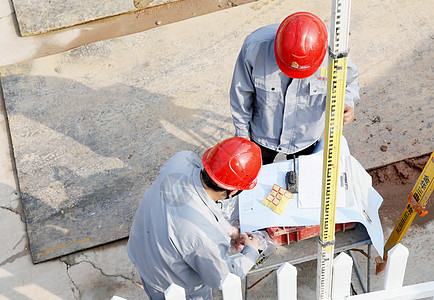
#> input picture 30.jpeg, 434 x 300 px
$ python imageTransformation.py
#> lines starting #> are read from the running program, lines starting #| are printed output that depends on the picture
import cv2 as cv
import numpy as np

img = cv.imread("30.jpeg")
#> img is the input picture: shape (300, 434, 3); mean B, G, R 164.6, 170.8, 182.5

cv.imshow('cat',img)

# 1. Translation

def translate(img, x, y):
#> called with x = 100, y = 100
    transMat = np.float32([[1,0,x],[0,1,y]])
    dimensions = (img.shape[1], img.shape[0])
#> dimensions = (434, 300)
    return cv.warpAffine(img, transMat, dimensions)
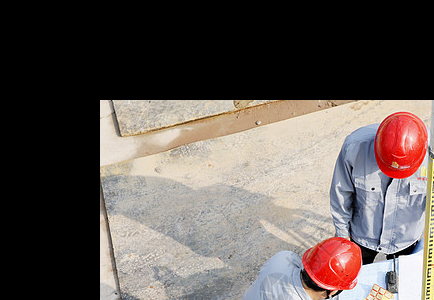
#> returned value: shape (300, 434, 3); mean of channels 0, 1, 2 84.3, 88.2, 97.3; drawn as B, G, R

# -x --> Left
# -y --> Up
# x --> Right
# y --> Down

translated = translate(img,100,100)
cv.imshow("translated",translated)

# 2. Rotation
def rotate(img, angle, rotPoint = None):
#> called with angle = 30
    (height, width) = img.shape[:2]
#> height = 300; width = 434

    if rotPoint is None:
        rotPoint = (width//2, height//2)
#> rotPoint = (217, 150)

    rotMat = cv.getRotationMatrix2D(rotPoint, angle, 1.0)
    dimensions=(width, height)
#> dimensions = (434, 300)

    return cv.warpAffine(img,rotMat,dimensions)
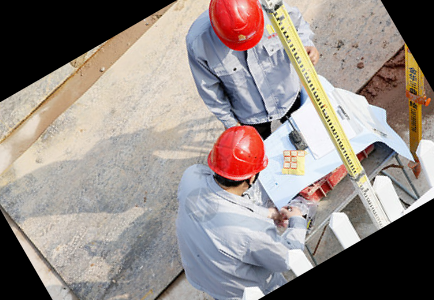
#> returned value: shape (300, 434, 3); mean of channels 0, 1, 2 133.9, 138.7, 148.7; drawn as B, G, R

rotated = rotate(img,30)
cv.imshow("rotated",rotated)

rotated_rotated = rotate(rotated, -45)
#> call 2 of rotate, with angle = -45
#> in rotate (call 2), `return cv.warpAffine(img,rotMat,dimensions)`:
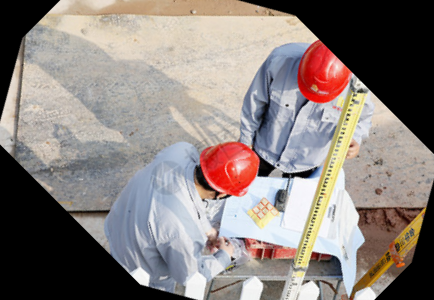
#> returned value: shape (300, 434, 3); mean of channels 0, 1, 2 125.1, 129.2, 138.7; drawn as B, G, R
cv.imshow("rotatedrotated", rotated_rotated)    # by this you will see the black area rotated
                                                # together as part of previous image


# 3. Resizing
resized = cv.resize(img, (500,500), interpolation=cv.INTER_CUBIC)
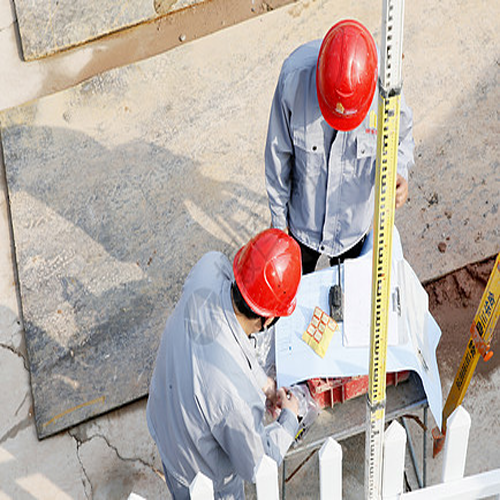
#> resized: shape (500, 500, 3); mean B, G, R 164.6, 170.8, 182.5
cv.imshow("resized",resized)

# 4. Flipping
flip = cv.flip(img,-1)
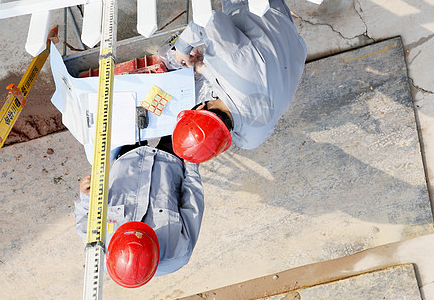
#> flip: shape (300, 434, 3); mean B, G, R 164.6, 170.8, 182.5
cv.imshow("flip",flip)


cv.waitKey(0)
